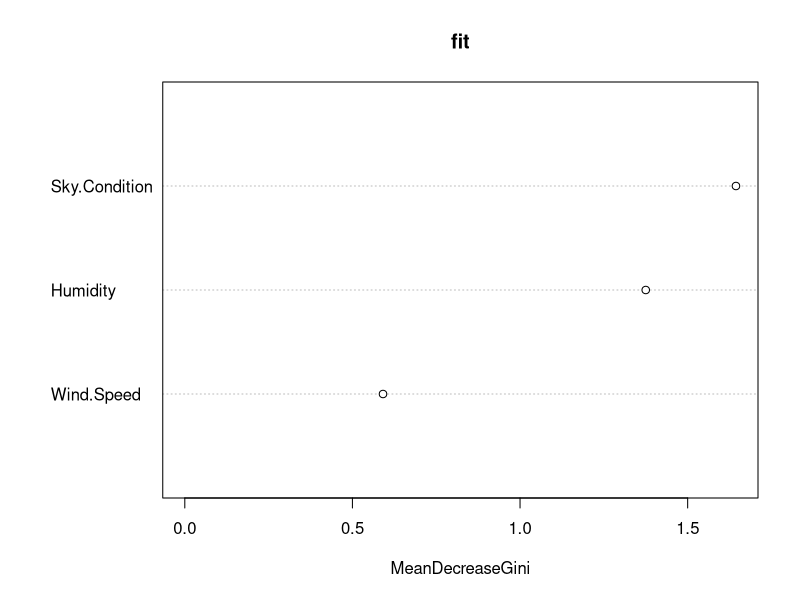

This chart was generated by the following R code: (Note: this script raises an error after producing the figure.)
## ---- chunk 1
knitr::opts_chunk$set(echo = TRUE)
## ---- chunk 2
library(tidyverse)
library(rpart)
library(caret)
library(randomForest)
library(party)
## ---- chunk 3
cu_summary <- read_csv("cu.summary.csv")
## ---- chunk 4
a <- c("cloudy", "rainy", "sunny", "cloudy", "cloudy", "rainy", "rainy", "cloudy", "sunny", "sunny", "rainy", "sunny", "sunny")
b <- c("low", "low", "high", "high", "low", "high", "high", "high", "low", "low", "low", "low", "high")
c <- c("high", "normal", "normal", "high", "normal", "high", "normal", "normal", "high", "normal", "normal", "high", "high")
d <- c("yes", "yes", "yes", "yes", "yes", "no", "no", "yes", "no", "yes", "yes", "no", "no")
df <- data.frame(a, b, c, d)
colnames(df) <- c("Sky.Condition", "Wind.Speed", "Humidity", "Result")
df
## ---- chunk 5
fit <- randomForest(factor(Result) ~ ., data = df)
varImpPlot(fit)
## ---- chunk 6
fit2 <- rpart(Result~Sky.Condition + Wind.Speed + Humidity, method = "anova", data = df, 
              control =rpart.control(minsplit =1,minbucket=1, cp=0))


plot(fit2, uniform = TRUE, margin=0.1)
text(fit2, use.n = TRUE, all=TRUE, cex=.8)
## ---- chunk 7
glimpse(cu_summary)
## ---- chunk 8
fit3 <- rpart(Mileage~Price + Reliability + Type + Country, method = "anova", data = cu_summary)

plot(fit3, uniform = TRUE, margin=0.1)
text(fit3, use.n = TRUE, all=TRUE, cex=.8)
## ---- chunk 9
plotcp(fit3)
## ---- chunk 10
fit3$cptable
## ---- chunk 11
fit3.pruned <- prune(fit3, cp = fit3$cptable[which.min(fit3$cptable[,"xerror"]), "CP"])
## ---- chunk 12
par(mfrow = c(1, 2))

plot(fit3, uniform = TRUE, margin=0.1, main = "Original decision tree")
text(fit3, use.n = TRUE, all=TRUE, cex=.8)

plot(fit3.pruned, uniform = TRUE, margin=0.1, main = "Pruned decision tree")
text(fit3.pruned, use.n = TRUE, all=TRUE, cex=.8)
## ---- chunk 13
cu.summary.new <- cu_summary[ ,2:6]
## ---- chunk 14
fit6 <- ctree(Mileage ~ Price + factor(Reliability) + factor(Type) + factor(Country), data = na.omit(cu.summary.new))
plot(fit6)
## ---- chunk 15
fit7 <- ctree(factor(Type) ~ Price + factor(Reliability) + Mileage + factor(Country), data = na.omit(cu.summary.new))
plot(fit7)
